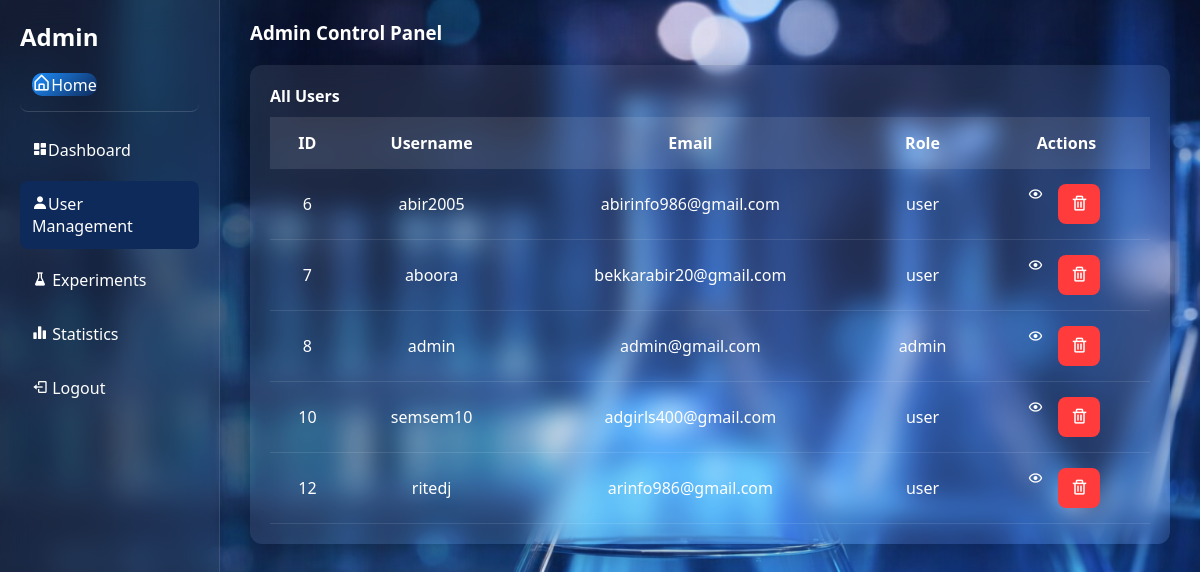
The app's page /admin/users (signed in) with its own data.
### tables this page shows
CREATE TABLE user (
        id INTEGER PRIMARY KEY AUTOINCREMENT,
        username TEXT NOT NULL,
        email TEXT UNIQUE NOT NULL,
        password TEXT NOT NULL,
        role TEXT CHECK(role IN ('admin', 'user')) NOT NULL
    , avatar TEXT DEFAULT 'default.png', first_name TEXT, institution  TEXT);

### routes/admin.py (the view)
@admin_bp.route("/users")
def users():
    if session.get("role") != "admin":
        return redirect(url_for("login.login"))
    db = get_db()
    user_id = session.get("user_id")
    user = db.execute("SELECT username, avatar FROM user WHERE id=?", (user_id,)).fetchone()
    user = dict(user) if user else {"username": "Admin", "avatar": "default.png"}
    users = db.execute("SELECT id, username, email, role FROM user").fetchall()
    db.close()
    return render_template("admin/admin_user.html", users=users, user=user)

### app.py (called while the page is built)
def get_locale():
    return session.get('lang', 'en')

@app.before_request
def set_language():
    lang = request.args.get('lang')
    if lang:
        session['lang'] = lang

@app.context_processor
def inject_globals():
    return dict(get_locale=get_locale)

### database/db.py (called while the page is built)
def get_db():
    if "db" not in g:
        g.db = sqlite3.connect(DB_PATH)
        g.db.row_factory = sqlite3.Row
    return g.db

### templates/admin/admin_user.html (shortened to what this page needs)
<!doctype html>
<html lang="en">
<head>
    <link rel="stylesheet" href="/static/css/admin.css" />
    <link href="https://unpkg.com/boxicons@2.1.4/css/boxicons.min.css" rel="stylesheet"/>
</head>
<body>
    <div class="container">
        {% include 'admin/sidebar.html' %}
        <main class="main">
            <div class="topbar">
                  <h3>{{ _('Admin Control Panel') }}</h3>
            </div>
            <div class="table-box glass-table">
                <h4>{{ _('All Users') }}</h4>
                <table>
                    <thead>
                        <tr>
                            <th>{{ _('ID') }}</th>
                            <th>{{ _('Username') }}</th>
                            <th>{{ _('Email') }}</th>
                            <th>{{ _('Role') }}</th>
                            <th>{{ _('Actions') }}</th>
                        </tr>
                    </thead>
                    <tbody>
                        {% for user_item in users %}
                        <tr>
                            <td>{{ user_item[0] }}</td>
                            <td>{{ user_item[1] }}</td>
                            <td>{{ user_item[2] }}</td>
                            <td>{{ user_item[3] }}</td>
                            <td class="actions">
                                <a href="/admin/user/{{ user_item[0] }}" class="view-btn">
                                    <i class="bx bx-show"></i>
                                </a>
                                <form
                                    method="POST"
                                    action="/admin/user/{{ user_item[0] }}/delete"
                                    style="display:inline;"
                                    onsubmit="return confirm(`{{ _('Are you sure you want to delete this user? This cannot be undone.') }}`);">
                                    <button type="submit" class="delete-btn">
                                        <i class="bx bx-trash"></i>
                                    </button>
                                </form>
                            </td>
                        </tr>
                        {% endfor %}
                    </tbody>
                </table>
            </div>
        </main>
    </div>
</body>
</html>

### static/css/admin.css (style rules this page uses)
:root { --primary-color: #1e90ff; --secondary-color: #0e2a5a; --success-color: #00ff99; --danger-color: #ff3b3b; --sidebar-bg: rgba(255,255,255,0.05); --main-bg: rgba(255,255,255,0.06); --right-bg: rgba(255,255,255,0.04); --table-bg: rgba(255,255,255,0.08); --table-header-bg: rgba(255,255,255,0.1); --font-color: white; --card-radius: 12px; --blur-effect: 15px; --logo-width: 120px; }
* { margin: 0; padding: 0; box-sizing: border-box; font-family: 'Segoe UI', sans-serif; color: var(--font-color); }
body { height: 100vh; background: url("../img/img1.png") no-repeat center center; background-size: cover; background-attachment: fixed; }
.container { display: grid; grid-template-columns: 220px 1fr; height: 100vh; }
.main { flex: 1; padding: 20px 30px; }
.topbar { display: flex; justify-content: space-between; align-items: center; margin-bottom: 20px; }
.table-box, .glass-table { padding: 20px; background: var(--table-bg); border-radius: var(--card-radius); margin-top: 20px; backdrop-filter: blur(12px); box-shadow: 0 8px 32px rgba(0,0,0,0.3); }
table { width: 100%; border-collapse: collapse; color: var(--font-color); margin-top: 10px; }
thead { background: var(--table-header-bg); }
th, td { padding: 15px; text-align: center; }
tbody tr { border-bottom: 1px solid rgba(255,255,255,0.1); transition: 0.3s; }
.buttons, .actions { display: flex; gap: 10px; }
.actions { justify-content: center; }
.delete-btn { background: var(--danger-color); border: none; padding: 6px 10px; border-radius: 6px; color: white; cursor: pointer; }
.actions button { border: none; padding: 8px 12px; margin: 0 5px; border-radius: 8px; cursor: pointer; font-size: 18px; }

### records on screen
user: id "6", username "abir2005", email "abirinfo986@gmail.com", role "user"
user: id "7", username "aboora", email "bekkarabir20@gmail.com", role "user"
user: id "8", username "admin", email "admin@gmail.com", role "admin"
user: id "10", username "semsem10", email "adgirls400@gmail.com", role "user"
user: id "12", username "ritedj", email "arinfo986@gmail.com", role "user"
